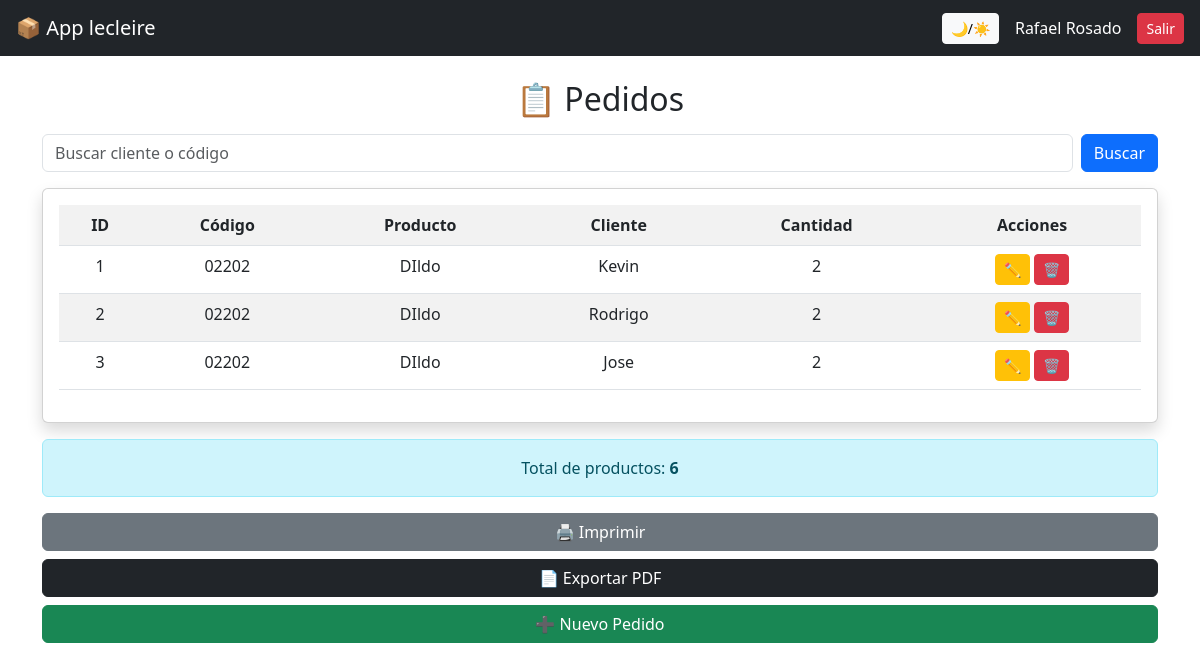
Screenshot of /lista (signed in) with the database file from the repository.
### tables this page shows
CREATE TABLE pedidos(
        id INTEGER PRIMARY KEY AUTOINCREMENT,
        codigo TEXT,
        producto TEXT,
        cliente TEXT,
        cantidad INTEGER
    );

### app.py (the view)
@app.route("/lista")
def lista():
    if "user" not in session:
        return redirect("/")
    buscar = request.args.get("buscar","")
    con = sqlite3.connect("database.db")
    cur = con.cursor()
    if buscar:
        cur.execute("SELECT * FROM pedidos WHERE cliente LIKE ? OR codigo LIKE ?",('%'+buscar+'%','%'+buscar+'%'))
    else:
        cur.execute("SELECT * FROM pedidos")
    pedidos = cur.fetchall()
    cur.execute("SELECT SUM(cantidad) FROM pedidos")
    total = cur.fetchone()[0]
    con.close()
    return render_template("lista.html", pedidos=pedidos, total=total)

### templates/lista.html (shortened to what this page needs)
<!DOCTYPE html>
<html>
<head>
    <link href="https://cdn.jsdelivr.net/npm/bootstrap@5.3.0/dist/css/bootstrap.min.css" rel="stylesheet">
</head>
<body class="dark">
<nav class="navbar navbar-dark bg-dark px-3">
    <span class="navbar-brand">📦 App lecleire</span>
    <div class="d-flex align-items-center gap-3">
        <button onclick="toggleMode()" class="btn btn-light btn-sm">🌙/☀️</button>
        <span class="text-white">{{ session['user'] }}</span>
        <a href="/logout" class="btn btn-danger btn-sm">Salir</a>
    </div>
</nav>
<div class="container mt-4">
    <h2 class="text-center mb-3">📋 Pedidos</h2>
    <form class="d-flex mb-3">
        <input class="form-control me-2" type="text" name="buscar" placeholder="Buscar cliente o código">
        <button class="btn btn-primary">Buscar</button>
    </form>
    <div class="card shadow p-3">
        <table class="table table-striped text-center">
            <tr>
                <th>ID</th><th>Código</th><th>Producto</th><th>Cliente</th><th>Cantidad</th><th>Acciones</th>
            </tr>
            {% for p in pedidos %}
            <tr>
                <td>{{ p[0] }}</td>
                <td>{{ p[1] }}</td>
                <td>{{ p[2] }}</td>
                <td>{{ p[3] }}</td>
                <td>{{ p[4] }}</td>
                <td>
                    <a href="/editar/{{p[0]}}" class="btn btn-warning btn-sm">✏️</a>
                    <a href="/eliminar/{{p[0]}}" class="btn btn-danger btn-sm" onclick="return confirm('¿Seguro que deseas eliminar este pedido?')">🗑️
</a>
                </td>
            </tr>
            {% endfor %}
        </table>
    </div>
    <div class="alert alert-info mt-3 text-center">
        Total de productos: <strong>{{ total }}</strong>
    </div>
    <div class="d-grid gap-2">
        <button onclick="window.print()" class="btn btn-secondary">🖨️ Imprimir</button>
        <a href="/pdf" class="btn btn-dark">📄 Exportar PDF</a>
        <a href="/" class="btn btn-success">➕ Nuevo Pedido</a>
    </div>
</div>
</body>
</html>

### rows the page displays
pedidos: id "1", codigo "02202", producto "DIldo", cliente "Kevin", cantidad "2"
pedidos: id "2", codigo "02202", producto "DIldo", cliente "Rodrigo", cantidad "2"
pedidos: id "3", codigo "02202", producto "DIldo", cliente "Jose", cantidad "2"

### other values shown
{{ session['user'] }} "Rafael Rosado"
{{ total }} "6"
